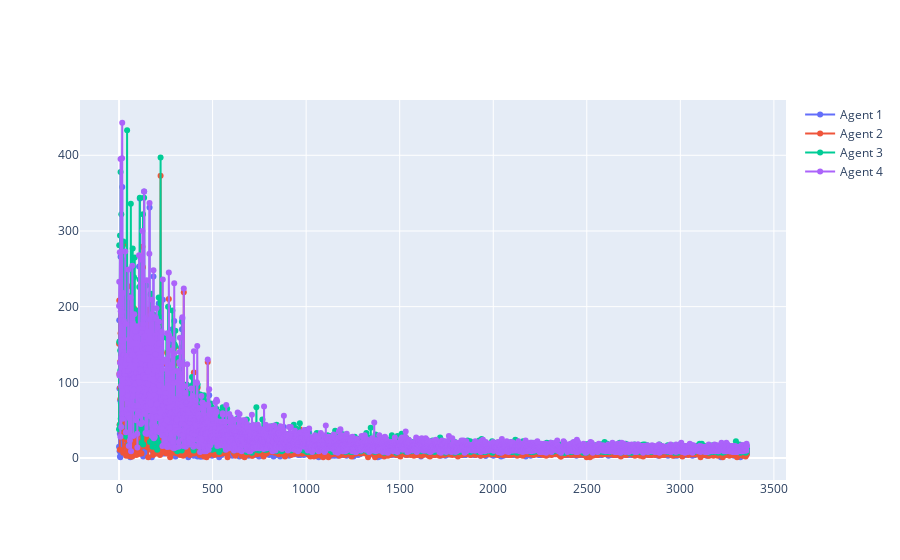

Notebook source saved alongside this figure:
### Markdown cell above
# Metrics Visualisation
### Graph which shows the steps taken for each agent to complete their own goal per episode

The graph below shows how the agents converge their steps taken throughout the episode done. Ideally, the agent will converged into the policy/ strategy which guranteed the shortest path with the most rewards.

### Code cell
plot_q_learning(my_grid)

### Figure 1 — Plotly figure (JSON) as saved in the notebook; plotly's stock layout.template omitted (floating-point values rounded to 4 significant figures; data arrays with more than 128 entries replaced by an {"elided": "..."} marker saying what was removed)
{"data": [{"mode": "lines+markers", "name": "Agent 1", "type": "scatter", "x": {"elided": "3357 int values"}, "y": {"elided": "3357 int values"}}, {"mode": "lines+markers", "name": "Agent 2", "type": "scatter", "x": {"elided": "3357 int values"}, "y": {"elided": "3357 int values"}}, {"mode": "lines+markers", "name": "Agent 3", "type": "scatter", "x": {"elided": "3357 int values"}, "y": {"elided": "3357 int values"}}, {"mode": "lines+markers", "name": "Agent 4", "type": "scatter", "x": {"elided": "3357 int values"}, "y": {"elided": "3357 int values"}}], "layout": {}}
